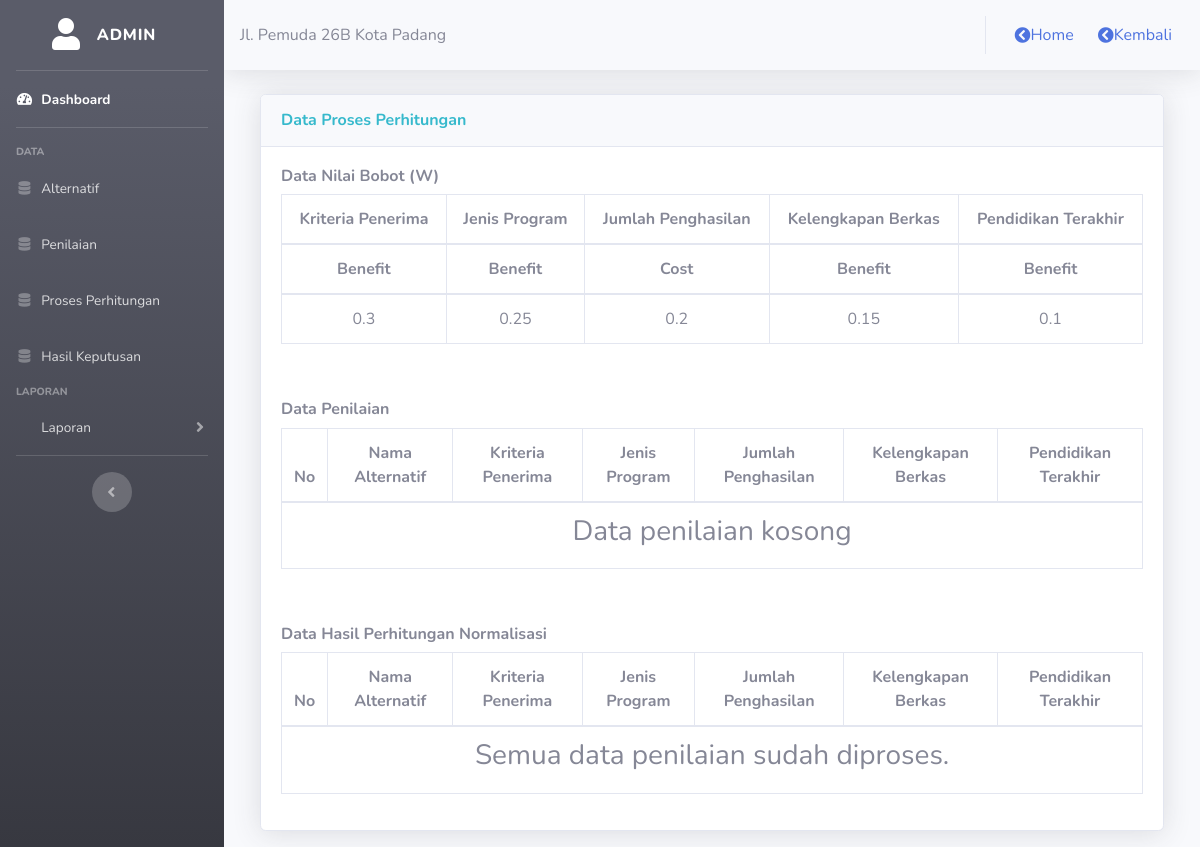
The app's page /admin/proses/proses.php (signed in) with its own data.
### tables this page shows
CREATE TABLE `kriteria` (
  `id_kriteria` int(11) NOT NULL,
  `nama_kriteria` varchar(50) NOT NULL,
  `sifat` enum('Benefit','Cost') NOT NULL,
  `bobot_pref` float NOT NULL
);

### admin/proses/proses.php (the view, shortened to what this page needs)
<?php
include("style/header.php");
include("style/sidebar.php");
include '../../config/koneksi.php';
?>
<div class="container-fluid">
	<div class="col-lg-12">
		<div class="card shadow mt-3 mb-3">
			<div class="card-header py-3">
				<h6 class="m-0 font-weight-bold text-info">Data Proses Perhitungan</h6>
			</div>
			<div class="card-body">
				<h6><b>Data Nilai Bobot (W)</b></h6>
				<div class="table-responsive">
					<table class="table table-bordered">
						<thead>
							<tr align="center">
								<?php
								$sqltr = mysqli_query($konek, "SELECT * FROM kriteria");
								while ($rowtr = $sqltr->fetch_array()) {
								?>
									<th><?= $rowtr['nama_kriteria']; ?></th>
								<?php
								}
								?>
							</tr>
							<tr align="center">
								<?php
								$sqltr = mysqli_query($konek, "SELECT * FROM kriteria");
								while ($rowtr = $sqltr->fetch_array()) {
								?>
									<th><?= $rowtr['sifat']; ?></th>
								<?php
								}
								?>
							</tr>
						</thead>
						<tbody>
							<tr align="center">
								<?php
								$sqltr = mysqli_query($konek, "SELECT * FROM kriteria");
								while ($rowtr = $sqltr->fetch_array()) {
								?>
									<td><?= $rowtr['bobot_pref']; ?></td>
								<?php
								}
								?>
							</tr>
						</tbody>
					</table>
				</div>
			</div>
			<div class="card-body">
				<h6><b>Data Penilaian</b></h6>
				<div class="table-responsive">
					<table class="table table-bordered">
						<thead>
							<tr align="center">
								<th>No</th>
								<th>Nama Alternatif</th>
								<?php
								$sqlth = $konek->query("SELECT * FROM kriteria");
								while ($rowth = $sqlth->fetch_array()) {
								?>
									<th><?= $rowth['nama_kriteria']; ?></th>
								<?php
								}
								?>
							</tr>
						</thead>
						<tbody>
							<?php
							include('../../config/koneksi.php');
							$no = 1;
							$qq = mysqli_query($konek, "SELECT DISTINCT * FROM penilaian a LEFT JOIN alternatif b ON a.id_alternatif=b.id_alternatif WHERE a.id_periode = '$idp' GROUP BY a.id_alternatif");
							$rowq = mysqli_num_rows($qq);
							if ($rowq > 0) {
							?>
								<?php
								$query = mysqli_query($konek, "SELECT DISTINCT * FROM penilaian a LEFT JOIN alternatif b ON a.id_alternatif=b.id_alternatif WHERE a.id_periode = '$idp' GROUP BY a.id_alternatif");
								while ($data = mysqli_fetch_array($query)) {
									$idalt = $data['id_alternatif'];
									$nmalt = $data['nama_alternatif'];
									$idsub = $data['id_subkriteria'];
								?>
									<tr>
										<td align="center"><?php echo $no++; ?></td>
										<td><?php echo $nmalt; ?></td>
										<?php
										$query2 = $konek->query("SELECT * FROM penilaian a JOIN subkriteria b ON a.id_subkriteria = b.id_subkriteria WHERE a.id_alternatif = '$idalt' AND a.id_periode = '$idp'");
										while ($rowq2 = $query2->fetch_array()) {
										?>
											<td align="center"><?= $rowq2['bobot']; ?></td>
										<?php
										}
										?>
									</tr>
								<?php
								}
							} else {
								?>
								<td colspan="7">
									<center>
										<h3>Data penilaian kosong</h3>
									</center>
								</td>
							<?php
							}
							?>
						</tbody>
					</table>
				</div>
			</div>
			<div class="card-body">
				<h6><b>Data Hasil Perhitungan Normalisasi</b></h6>
				<div class="table-responsive">
					<table class="table table-bordered">
						<thead>
							<tr align="center">
								<th style="font-size: 16px;">No</th>
								<th style="font-size: 16px;">Nama Alternatif</th>
								<?php
								$sqlth = $konek->query("SELECT * FROM kriteria");
								while ($rowth = $sqlth->fetch_array()) {
								?>
									<th><?= $rowth['nama_kriteria']; ?></th>
								<?php
								}
								?>
						</thead>
						<tbody>
						<?php
							include ('../../config/koneksi.php');
							$no = 1;
							$qq = mysqli_query($konek, "SELECT DISTINCT * FROM penilaian a LEFT JOIN alternatif b ON a.id_alternatif=b.id_alternatif WHERE a.id_periode = '$idp' GROUP BY a.id_alternatif");
							$rowq = mysqli_num_rows($qq);
							if ($rowq > 0) {
								while($dd = mysqli_fetch_assoc($qq)){
						?>
							<tr>
								<td align="right"><?php echo $no++; ?></td>
								<td><?php echo $dd['nama_alternatif']; ?></td>
							</tr>
							<?php
								}
							}else {
								?>
								<td colspan="7"><center><h3>Semua data penilaian sudah diproses.</h3></center></td>
								<?php
							}
							?>
					</tbody>
					</table>
				</div>
			</div>
		</div>
	</div>
</div>

### records on screen
kriteria: nama_kriteria "Kriteria Penerima", sifat "Benefit", bobot_pref "0.3"
kriteria: nama_kriteria "Jenis Program", sifat "Benefit", bobot_pref "0.25"
kriteria: nama_kriteria "Jumlah Penghasilan", sifat "Cost", bobot_pref "0.2"
kriteria: nama_kriteria "Kelengkapan Berkas", sifat "Benefit", bobot_pref "0.15"
kriteria: nama_kriteria "Pendidikan Terakhir", sifat "Benefit", bobot_pref "0.1"

### other values on screen
$_SESSION['username'] "ADMIN"
